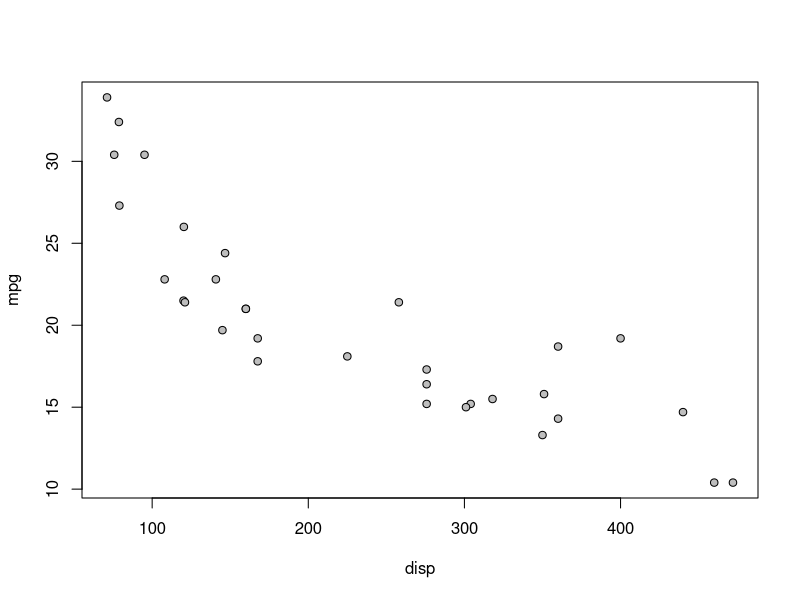
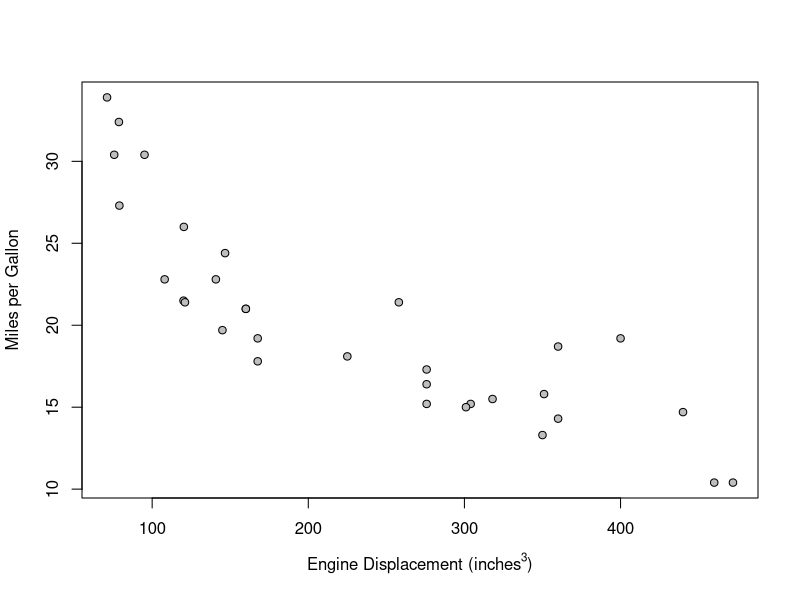
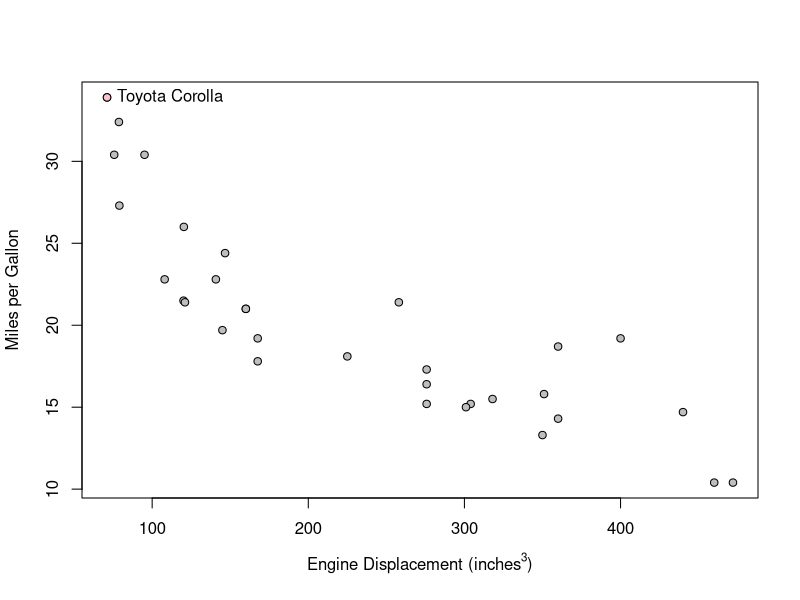

Write the R code that produced these figures, in order.
plot(mpg ~ disp, data=mtcars, bg="grey", pch=21, lwd=1) 

plot(mpg ~ disp, data=mtcars, bg="grey", pch=21, lwd=1, xlab= expression(paste("Engine Displacement (inches"^3 , ")")), ylab="Miles per Gallon")

plot(mpg ~ disp, data=mtcars, bg="grey", pch=21, lwd=1, xlab= expression(paste("Engine Displacement (inches"^3 , ")")), ylab="Miles per Gallon")
points(71.1, 33.9, bg="pink", pch=21, lwd=1)
text(71.1, 33.9, "Toyota Corolla", pos=4)


